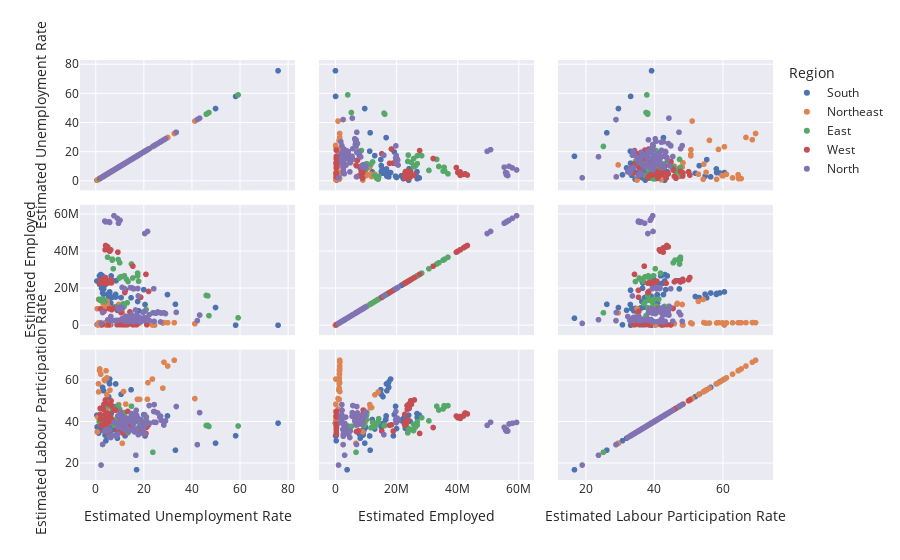

Write notebook code for a chart like this one.
### Code cell
# Scatter matrix of Employed and unemployed rates

fig = px.scatter_matrix(df,template='seaborn', dimensions=['Estimated Unemployment Rate','Estimated Employed','Estimated Labour Participation Rate'], color = 'Region')
fig.show()
